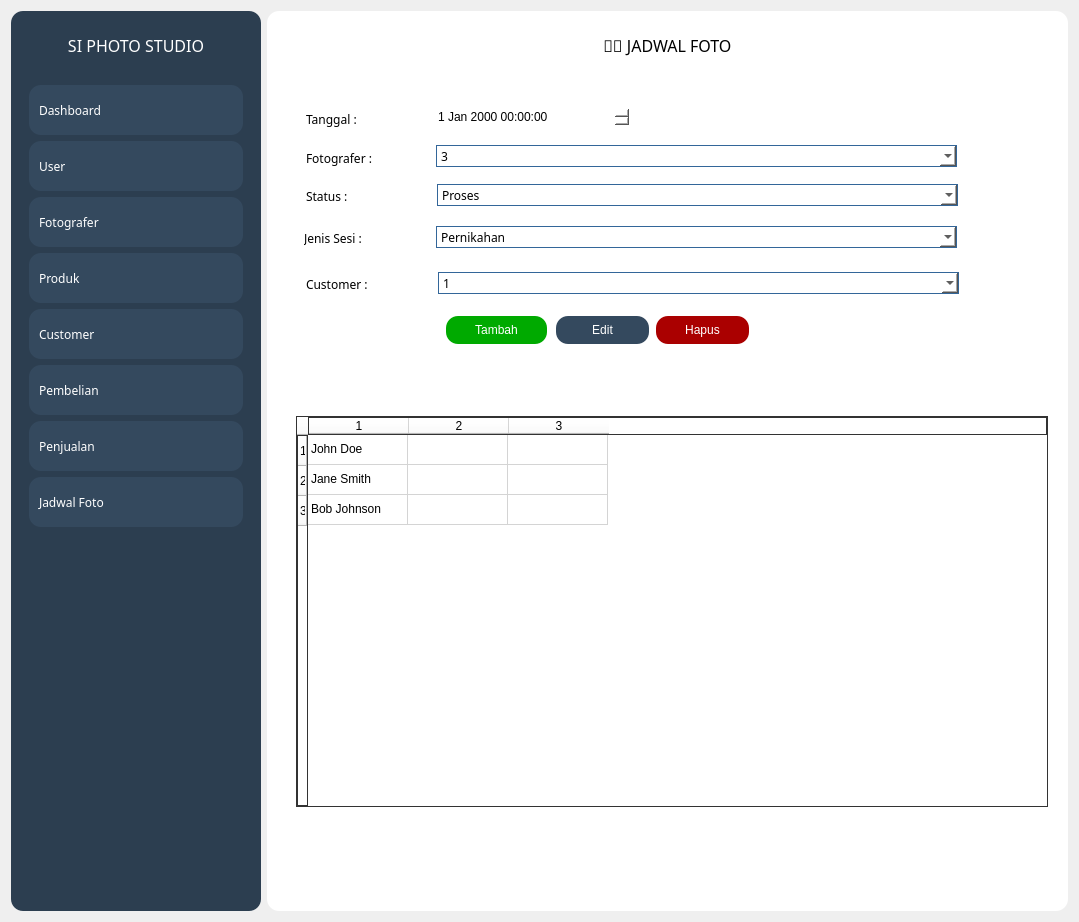
<?xml version="1.0" encoding="UTF-8"?>
<ui version="4.0">
 <class>Form</class>
 <widget class="QWidget" name="Form">
  <property name="geometry">
   <rect>
    <x>0</x>
    <y>0</y>
    <width>1079</width>
    <height>922</height>
   </rect>
  </property>
  <property name="windowTitle">
   <string>Form</string>
  </property>
  <layout class="QHBoxLayout" name="horizontalLayout">
   <item>
    <widget class="QFrame" name="frame">
     <property name="minimumSize">
      <size>
       <width>250</width>
       <height>0</height>
      </size>
     </property>
     <property name="maximumSize">
      <size>
       <width>200</width>
       <height>16777215</height>
      </size>
     </property>
     <property name="styleSheet">
      <string notr="true">background-color: rgb(44, 62, 80);
border-radius: 12px;</string>
     </property>
     <property name="frameShape">
      <enum>QFrame::StyledPanel</enum>
     </property>
     <property name="frameShadow">
      <enum>QFrame::Raised</enum>
     </property>
     <layout class="QVBoxLayout" name="verticalLayout_2">
      <item>
       <widget class="QFrame" name="frame_5">
        <property name="minimumSize">
         <size>
          <width>0</width>
          <height>50</height>
         </size>
        </property>
        <property name="maximumSize">
         <size>
          <width>16777215</width>
          <height>50</height>
         </size>
        </property>
        <property name="frameShape">
         <enum>QFrame::StyledPanel</enum>
        </property>
        <property name="frameShadow">
         <enum>QFrame::Raised</enum>
        </property>
        <layout class="QHBoxLayout" name="horizontalLayout_3">
         <item>
          <widget class="QLabel" name="label_2">
           <property name="font">
            <font>
             <family>Poppins Black</family>
             <pointsize>12</pointsize>
            </font>
           </property>
           <property name="styleSheet">
            <string notr="true">color: rgb(255, 255, 255);</string>
           </property>
           <property name="text">
            <string>SI PHOTO STUDIO</string>
           </property>
           <property name="alignment">
            <set>Qt::AlignCenter</set>
           </property>
          </widget>
         </item>
        </layout>
       </widget>
      </item>
      <item>
       <widget class="QFrame" name="frame_6">
        <property name="frameShape">
         <enum>QFrame::StyledPanel</enum>
        </property>
        <property name="frameShadow">
         <enum>QFrame::Raised</enum>
        </property>
        <layout class="QVBoxLayout" name="verticalLayout_3">
         <item>
          <widget class="QPushButton" name="pushButton">
           <property name="minimumSize">
            <size>
             <width>50</width>
             <height>50</height>
            </size>
           </property>
           <property name="font">
            <font>
             <family>Poppins Black</family>
            </font>
           </property>
           <property name="layoutDirection">
            <enum>Qt::LeftToRight</enum>
           </property>
           <property name="styleSheet">
            <string notr="true">QPushButton {
color: rgb(255, 255, 255);
background-color: rgb(52, 73, 94);
text-align: left;
padding-left: 10px;
border-radius: 12px;
}

QPushButton:hover {
    background-color: #3498DB;
}</string>
           </property>
           <property name="text">
            <string>Dashboard</string>
           </property>
          </widget>
         </item>
         <item>
          <widget class="QPushButton" name="pushButton_2">
           <property name="minimumSize">
            <size>
             <width>50</width>
             <height>50</height>
            </size>
           </property>
           <property name="font">
            <font>
             <family>Poppins Black</family>
            </font>
           </property>
           <property name="layoutDirection">
            <enum>Qt::LeftToRight</enum>
           </property>
           <property name="styleSheet">
            <string notr="true">QPushButton {
color: rgb(255, 255, 255);
background-color: rgb(52, 73, 94);
text-align: left;
padding-left: 10px;
border-radius: 12px;
}

QPushButton:hover {
    background-color: #3498DB;
}</string>
           </property>
           <property name="text">
            <string>User</string>
           </property>
          </widget>
         </item>
         <item>
          <widget class="QPushButton" name="pushButton_11">
           <property name="minimumSize">
            <size>
             <width>50</width>
             <height>50</height>
            </size>
           </property>
           <property name="font">
            <font>
             <family>Poppins Black</family>
            </font>
           </property>
           <property name="layoutDirection">
            <enum>Qt::LeftToRight</enum>
           </property>
           <property name="styleSheet">
            <string notr="true">QPushButton {
color: rgb(255, 255, 255);
background-color: rgb(52, 73, 94);
text-align: left;
padding-left: 10px;
border-radius: 12px;
}

QPushButton:hover {
    background-color: #3498DB;
}</string>
           </property>
           <property name="text">
            <string>Fotografer</string>
           </property>
          </widget>
         </item>
         <item>
          <widget class="QPushButton" name="pushButton_3">
           <property name="minimumSize">
            <size>
             <width>50</width>
             <height>50</height>
            </size>
           </property>
           <property name="font">
            <font>
             <family>Poppins Black</family>
            </font>
           </property>
           <property name="layoutDirection">
            <enum>Qt::LeftToRight</enum>
           </property>
           <property name="styleSheet">
            <string notr="true">QPushButton {
color: rgb(255, 255, 255);
background-color: rgb(52, 73, 94);
text-align: left;
padding-left: 10px;
border-radius: 12px;
}

QPushButton:hover {
    background-color: #3498DB;
}</string>
           </property>
           <property name="text">
            <string>Produk</string>
           </property>
          </widget>
         </item>
         <item>
          <widget class="QPushButton" name="pushButton_4">
           <property name="minimumSize">
            <size>
             <width>50</width>
             <height>50</height>
            </size>
           </property>
           <property name="font">
            <font>
             <family>Poppins Black</family>
            </font>
           </property>
           <property name="layoutDirection">
            <enum>Qt::LeftToRight</enum>
           </property>
           <property name="styleSheet">
            <string notr="true">QPushButton {
color: rgb(255, 255, 255);
background-color: rgb(52, 73, 94);
text-align: left;
padding-left: 10px;
border-radius: 12px;
}

QPushButton:hover {
    background-color: #3498DB;
}</string>
           </property>
           <property name="text">
            <string>Customer</string>
           </property>
          </widget>
         </item>
         <item>
          <widget class="QPushButton" name="pushButton_10">
           <property name="minimumSize">
            <size>
             <width>50</width>
             <height>50</height>
            </size>
           </property>
           <property name="font">
            <font>
             <family>Poppins Black</family>
            </font>
           </property>
           <property name="layoutDirection">
            <enum>Qt::LeftToRight</enum>
           </property>
           <property name="styleSheet">
            <string notr="true">QPushButton {
color: rgb(255, 255, 255);
background-color: rgb(52, 73, 94);
text-align: left;
padding-left: 10px;
border-radius: 12px;
}

QPushButton:hover {
    background-color: #3498DB;
}</string>
           </property>
           <property name="text">
            <string>Pembelian</string>
           </property>
          </widget>
         </item>
         <item>
          <widget class="QPushButton" name="pushButton_5">
           <property name="minimumSize">
            <size>
             <width>50</width>
             <height>50</height>
            </size>
           </property>
           <property name="font">
            <font>
             <family>Poppins Black</family>
            </font>
           </property>
           <property name="layoutDirection">
            <enum>Qt::LeftToRight</enum>
           </property>
           <property name="styleSheet">
            <string notr="true">QPushButton {
color: rgb(255, 255, 255);
background-color: rgb(52, 73, 94);
text-align: left;
padding-left: 10px;
border-radius: 12px;
}

QPushButton:hover {
    background-color: #3498DB;
}</string>
           </property>
           <property name="text">
            <string>Penjualan</string>
           </property>
          </widget>
         </item>
         <item>
          <widget class="QPushButton" name="pushButton_9">
           <property name="minimumSize">
            <size>
             <width>50</width>
             <height>50</height>
            </size>
           </property>
           <property name="font">
            <font>
             <family>Poppins Black</family>
            </font>
           </property>
           <property name="layoutDirection">
            <enum>Qt::LeftToRight</enum>
           </property>
           <property name="styleSheet">
            <string notr="true">QPushButton {
color: rgb(255, 255, 255);
background-color: rgb(52, 73, 94);
text-align: left;
padding-left: 10px;
border-radius: 12px;
}

QPushButton:hover {
    background-color: #3498DB;
}</string>
           </property>
           <property name="text">
            <string>Jadwal Foto</string>
           </property>
          </widget>
         </item>
         <item>
          <spacer name="verticalSpacer">
           <property name="orientation">
            <enum>Qt::Vertical</enum>
           </property>
           <property name="sizeHint" stdset="0">
            <size>
             <width>20</width>
             <height>40</height>
            </size>
           </property>
          </spacer>
         </item>
        </layout>
       </widget>
      </item>
     </layout>
    </widget>
   </item>
   <item>
    <widget class="QFrame" name="frame_2">
     <property name="minimumSize">
      <size>
       <width>800</width>
       <height>900</height>
      </size>
     </property>
     <property name="styleSheet">
      <string notr="true">background-color: rgb(255, 255, 255);
border-radius: 12px;</string>
     </property>
     <property name="frameShape">
      <enum>QFrame::StyledPanel</enum>
     </property>
     <property name="frameShadow">
      <enum>QFrame::Raised</enum>
     </property>
     <layout class="QVBoxLayout" name="verticalLayout">
      <item>
       <widget class="QFrame" name="frame_3">
        <property name="minimumSize">
         <size>
          <width>0</width>
          <height>50</height>
         </size>
        </property>
        <property name="maximumSize">
         <size>
          <width>16777215</width>
          <height>50</height>
         </size>
        </property>
        <property name="frameShape">
         <enum>QFrame::StyledPanel</enum>
        </property>
        <property name="frameShadow">
         <enum>QFrame::Raised</enum>
        </property>
        <layout class="QHBoxLayout" name="horizontalLayout_2">
         <item>
          <widget class="QLabel" name="label">
           <property name="font">
            <font>
             <family>Poppins Black</family>
             <pointsize>12</pointsize>
            </font>
           </property>
           <property name="text">
            <string>🧑‍💼 JADWAL FOTO</string>
           </property>
           <property name="alignment">
            <set>Qt::AlignCenter</set>
           </property>
          </widget>
         </item>
        </layout>
       </widget>
      </item>
      <item>
       <widget class="QFrame" name="frame_4">
        <property name="styleSheet">
         <string>QPushButton {
color: rgb(255, 255, 255);
background-color: rgb(52, 73, 94);
text-align: center;
border-radius: 12px;
}

QPushButton:hover {
    background-color: #3498DB;
}</string>
        </property>
        <property name="frameShape">
         <enum>QFrame::StyledPanel</enum>
        </property>
        <property name="frameShadow">
         <enum>QFrame::Raised</enum>
        </property>
        <widget class="QTableWidget" name="tableWidget">
         <property name="geometry">
          <rect>
           <x>20</x>
           <y>340</y>
           <width>752</width>
           <height>391</height>
          </rect>
         </property>
         <property name="styleSheet">
          <string notr="true">border: 1px solid #333;
border-radius: 0px;
</string>
         </property>
         <property name="rowCount">
          <number>3</number>
         </property>
         <property name="columnCount">
          <number>3</number>
         </property>
         <row/>
         <row/>
         <row/>
         <column/>
         <column/>
         <column/>
         <item row="0" column="0">
          <property name="text">
           <string>John Doe</string>
          </property>
         </item>
         <item row="0" column="1">
          <property name="text">
           <string/>
          </property>
         </item>
         <item row="1" column="0">
          <property name="text">
           <string>Jane Smith</string>
          </property>
         </item>
         <item row="2" column="0">
          <property name="text">
           <string>Bob Johnson</string>
          </property>
         </item>
        </widget>
        <widget class="QLabel" name="label_3">
         <property name="geometry">
          <rect>
           <x>30</x>
           <y>35</y>
           <width>101</width>
           <height>16</height>
          </rect>
         </property>
         <property name="font">
          <font>
           <family>Poppins SemiBold</family>
          </font>
         </property>
         <property name="text">
          <string>Tanggal :</string>
         </property>
        </widget>
        <widget class="QLabel" name="label_4">
         <property name="geometry">
          <rect>
           <x>30</x>
           <y>74</y>
           <width>111</width>
           <height>16</height>
          </rect>
         </property>
         <property name="font">
          <font>
           <family>Poppins SemiBold</family>
          </font>
         </property>
         <property name="text">
          <string>Fotografer : </string>
         </property>
        </widget>
        <widget class="QLabel" name="label_5">
         <property name="geometry">
          <rect>
           <x>30</x>
           <y>112</y>
           <width>81</width>
           <height>16</height>
          </rect>
         </property>
         <property name="font">
          <font>
           <family>Poppins SemiBold</family>
          </font>
         </property>
         <property name="text">
          <string>Status :</string>
         </property>
        </widget>
        <widget class="QLabel" name="label_7">
         <property name="geometry">
          <rect>
           <x>30</x>
           <y>200</y>
           <width>71</width>
           <height>16</height>
          </rect>
         </property>
         <property name="font">
          <font>
           <family>Poppins SemiBold</family>
          </font>
         </property>
         <property name="text">
          <string>Customer :</string>
         </property>
        </widget>
        <widget class="QPushButton" name="pushButton_6">
         <property name="geometry">
          <rect>
           <x>170</x>
           <y>240</y>
           <width>101</width>
           <height>28</height>
          </rect>
         </property>
         <property name="accessibleDescription">
          <string/>
         </property>
         <property name="layoutDirection">
          <enum>Qt::LeftToRight</enum>
         </property>
         <property name="styleSheet">
          <string notr="true">QPushButton {
color: rgb(255, 255, 255);
background-color: rgb(0, 170, 0);
text-align: center;
border-radius: 12px;
}

QPushButton:hover {
background-color: rgb(170, 255, 127);	
}</string>
         </property>
         <property name="text">
          <string>Tambah</string>
         </property>
        </widget>
        <widget class="QPushButton" name="pushButton_7">
         <property name="geometry">
          <rect>
           <x>280</x>
           <y>240</y>
           <width>93</width>
           <height>28</height>
          </rect>
         </property>
         <property name="styleSheet">
          <string notr="true">QPushButton {
color: rgb(255, 255, 255);
background-color: rgb(52, 73, 94);
text-align: center;
border-radius: 12px;
}

QPushButton:hover {
    background-color: #3498DB;
}</string>
         </property>
         <property name="text">
          <string>Edit</string>
         </property>
        </widget>
        <widget class="QPushButton" name="pushButton_8">
         <property name="geometry">
          <rect>
           <x>380</x>
           <y>240</y>
           <width>93</width>
           <height>28</height>
          </rect>
         </property>
         <property name="styleSheet">
          <string notr="true">QPushButton {
color: rgb(255, 255, 255);
background-color: rgb(170, 0, 0);
text-align: center;
border-radius: 12px;
}

QPushButton:hover {
background-color: rgb(255, 0, 0);
}</string>
         </property>
         <property name="text">
          <string>Hapus</string>
         </property>
        </widget>
        <widget class="QDateTimeEdit" name="dateTimeEdit">
         <property name="geometry">
          <rect>
           <x>160</x>
           <y>30</y>
           <width>194</width>
           <height>22</height>
          </rect>
         </property>
        </widget>
        <widget class="QComboBox" name="comboBox_2">
         <property name="geometry">
          <rect>
           <x>160</x>
           <y>69</y>
           <width>521</width>
           <height>22</height>
          </rect>
         </property>
         <property name="font">
          <font>
           <family>Poppins SemiBold</family>
          </font>
         </property>
         <property name="styleSheet">
          <string notr="true">border: 1px solid #336699;
</string>
         </property>
         <item>
          <property name="text">
           <string>3</string>
          </property>
         </item>
         <item>
          <property name="text">
           <string>6</string>
          </property>
         </item>
         <item>
          <property name="text">
           <string>7</string>
          </property>
         </item>
        </widget>
        <widget class="QComboBox" name="comboBox_3">
         <property name="geometry">
          <rect>
           <x>161</x>
           <y>108</y>
           <width>521</width>
           <height>22</height>
          </rect>
         </property>
         <property name="font">
          <font>
           <family>Poppins SemiBold</family>
          </font>
         </property>
         <property name="styleSheet">
          <string notr="true">border: 1px solid #336699;
</string>
         </property>
         <item>
          <property name="text">
           <string>Proses</string>
          </property>
         </item>
         <item>
          <property name="text">
           <string>Selesai</string>
          </property>
         </item>
        </widget>
        <widget class="QComboBox" name="comboBox_4">
         <property name="geometry">
          <rect>
           <x>162</x>
           <y>196</y>
           <width>521</width>
           <height>22</height>
          </rect>
         </property>
         <property name="font">
          <font>
           <family>Poppins SemiBold</family>
          </font>
         </property>
         <property name="styleSheet">
          <string notr="true">border: 1px solid #336699;
</string>
         </property>
         <item>
          <property name="text">
           <string>1</string>
          </property>
         </item>
         <item>
          <property name="text">
           <string>2</string>
          </property>
         </item>
         <item>
          <property name="text">
           <string>3</string>
          </property>
         </item>
         <item>
          <property name="text">
           <string>4</string>
          </property>
         </item>
         <item>
          <property name="text">
           <string>5</string>
          </property>
         </item>
        </widget>
        <widget class="QLabel" name="label_9">
         <property name="geometry">
          <rect>
           <x>28</x>
           <y>154</y>
           <width>71</width>
           <height>16</height>
          </rect>
         </property>
         <property name="font">
          <font>
           <family>Poppins SemiBold</family>
          </font>
         </property>
         <property name="text">
          <string>Jenis Sesi :</string>
         </property>
        </widget>
        <widget class="QComboBox" name="comboBox_5">
         <property name="geometry">
          <rect>
           <x>160</x>
           <y>150</y>
           <width>521</width>
           <height>22</height>
          </rect>
         </property>
         <property name="font">
          <font>
           <family>Poppins SemiBold</family>
          </font>
         </property>
         <property name="styleSheet">
          <string notr="true">border: 1px solid #336699;
</string>
         </property>
         <item>
          <property name="text">
           <string>Pernikahan</string>
          </property>
         </item>
         <item>
          <property name="text">
           <string>Wisuda</string>
          </property>
         </item>
         <item>
          <property name="text">
           <string>Keluarga</string>
          </property>
         </item>
         <item>
          <property name="text">
           <string>Event</string>
          </property>
         </item>
         <item>
          <property name="text">
           <string>Produk</string>
          </property>
         </item>
        </widget>
        <zorder>label_7</zorder>
        <zorder>label_3</zorder>
        <zorder>label_5</zorder>
        <zorder>label_4</zorder>
        <zorder>tableWidget</zorder>
        <zorder>pushButton_6</zorder>
        <zorder>pushButton_7</zorder>
        <zorder>pushButton_8</zorder>
        <zorder>dateTimeEdit</zorder>
        <zorder>comboBox_2</zorder>
        <zorder>comboBox_3</zorder>
        <zorder>comboBox_4</zorder>
        <zorder>label_9</zorder>
        <zorder>comboBox_5</zorder>
       </widget>
      </item>
     </layout>
    </widget>
   </item>
  </layout>
 </widget>
 <resources/>
 <connections/>
</ui>
